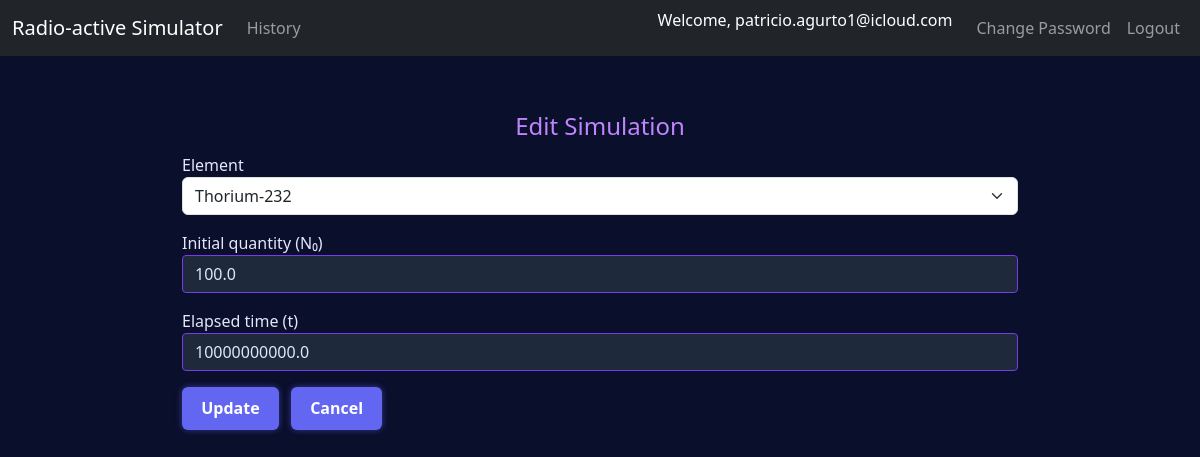
The page /simulation/1/edit (signed in) on the database its author committed.
### tables this page shows
CREATE TABLE simulations (
    id INTEGER PRIMARY KEY,
    user_id INTEGER,
    timestamp TEXT,
    n0 REAL,
    t REAL,
    nt REAL,
    element_id INTEGER,
    name TEXT,
    half_life REAL,
    unit TEXT,
    quantity_unit TEXT
);

### app/routes.py (the view, shortened to what this page needs)
@app.route("/simulation/<int:sim_id>/edit", methods=["GET", "POST"])
@login_required
def edit_simulation(sim_id):
    form = EditSimulationForm()
    conn = get_db_connection()
    cursor = conn.cursor()
    cursor.execute("SELECT id, name FROM elements ORDER BY name")
    form.element.choices = [(row["id"], row["name"]) for row in cursor.fetchall()]
    row = cursor.execute("""
        SELECT * FROM simulations WHERE id = ? AND user_id = ?
    """, (sim_id, session["user_id"])).fetchone()
    if row is None:
        conn.close()
        return redirect(url_for("history"))
    if request.method == "GET":
        form.element.data = row["element_id"]
        form.n0.data = row["n0"]
        form.t.data = row["t"]
    conn.close()
    return render_template("edit_simulation.html", form=form, sim_id=sim_id)

### app/forms.py
class EditSimulationForm(FlaskForm):
    element = SelectField("Element", choices=[], coerce=int)
    n0 = FloatField("Initial quantity (N₀)", validators=[DataRequired(), NumberRange(min=0)])
    t = FloatField("Elapsed time (t)", validators=[DataRequired(), NumberRange(min=0)])
    submit = SubmitField("Update")

### app/routes.py (called while the page is built)
def get_db_connection():
    conn = sqlite3.connect("radioactive.db")
    conn.row_factory = sqlite3.Row
    return conn

def login_required(f):
    @wraps(f)
    def decorated_function(*args, **kwargs):
        if "user_id" not in session:
            return redirect(url_for("login"))
        return f(*args, **kwargs)
    return decorated_function

@app.after_request
def after_request(response):
    response.headers["Cache-Control"] = "no-cache, no-store, must-revalidate"
    response.headers["Expires"] = "0"
    response.headers["Pragma"] = "no-cache"
    return response

### app/templates/edit_simulation.html (shortened to what this page needs)
{% extends "layout.html" %}
{% block content %}
<h2>Edit Simulation</h2>
<form method="post">
    <div class="mb-3">
        {{ form.element.label }}
        {{ form.element(class="form-select") }}
    </div>
    <div class="mb-3">
        {{ form.n0.label }} <small id="quantity-unit">(e.g., grams)</small>
        {{ form.n0(class="form-control") }}
    </div>
    <div class="mb-3">
        {{ form.t.label }} <small id="time-unit">(e.g., years)</small>
        {{ form.t(class="form-control") }}
    </div>
    {{ form.submit(class="btn btn-primary") }}
    <a href="{{ url_for('simulation_detail', sim_id=sim_id) }}" class="btn btn-secondary ms-2">Cancel</a>
</form>
{% endblock %}

### app/static/css/theme_radioactive.css (style rules this page uses)
body { background-color: #0a0f2c; color: #e6e6fa; font-family: 'Segoe UI', sans-serif; margin: 0; padding: 0; }
h2 { color: #c084fc; text-align: center; font-size: 1.5em; margin-bottom: 0.5em; }
a { color: #065f46; text-decoration: none; }
.btn { background-color: #6366f1; color: #fff; border: none; padding: 0.6em 1.2em; border-radius: 6px; font-weight: bold; box-shadow: 0 0 6px rgba(99, 102, 241, 0.5); transition: background-color 0.3s ease; }
.form-control { background-color: #1e293b; color: #e0e7ff; border: 1px solid #7c3aed; border-radius: 4px; }

### rows shown on the page
simulations: element "Thorium-232", n0 "100.0", t "10000000000.0"

### other values the page prints
{{ session.username }} "patricio.agurto1@icloud.com"
